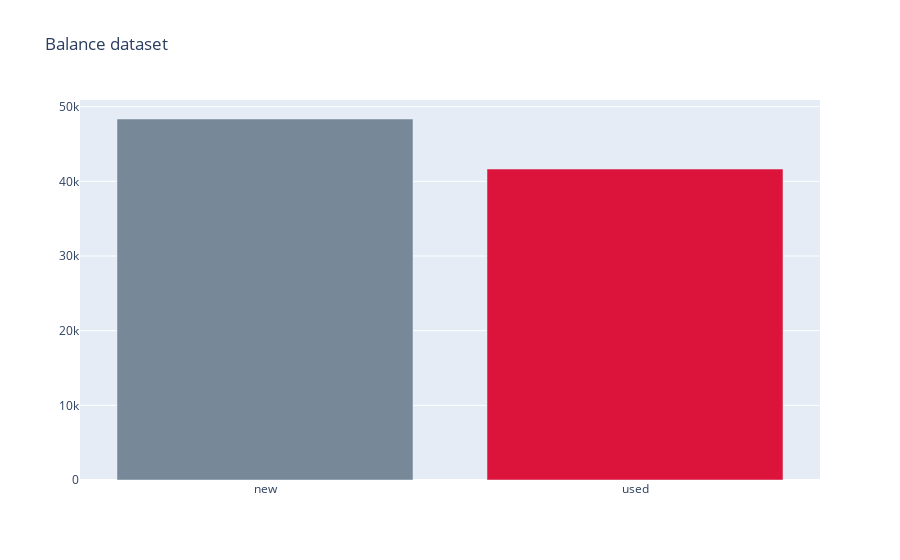

Notebook code for this chart:
### Code cell
#hipotesis
#la descripcion debiese reflejar 

# primero verificaremos si el dataset está balanceado o no

balance = df_train.groupby("is_new").size().reset_index()
colors = ['lightslategray','crimson']

fig = go.Figure(data=[go.Bar(
    x=balance["is_new"].values,
    y=balance[0].values,
    marker_color=colors # marker color can be a single color value or an iterable
)])
fig.update_layout(title_text='Balance dataset')

### Figure 1 — Plotly figure (JSON) as saved in the notebook; plotly's stock layout.template omitted (floating-point values rounded to 4 significant figures)
{"data": [{"marker": {"color": ["lightslategray", "crimson"]}, "type": "bar", "x": ["new", "used"], "y": [48350, 41647]}], "layout": {"title": {"text": "Balance dataset"}}}
